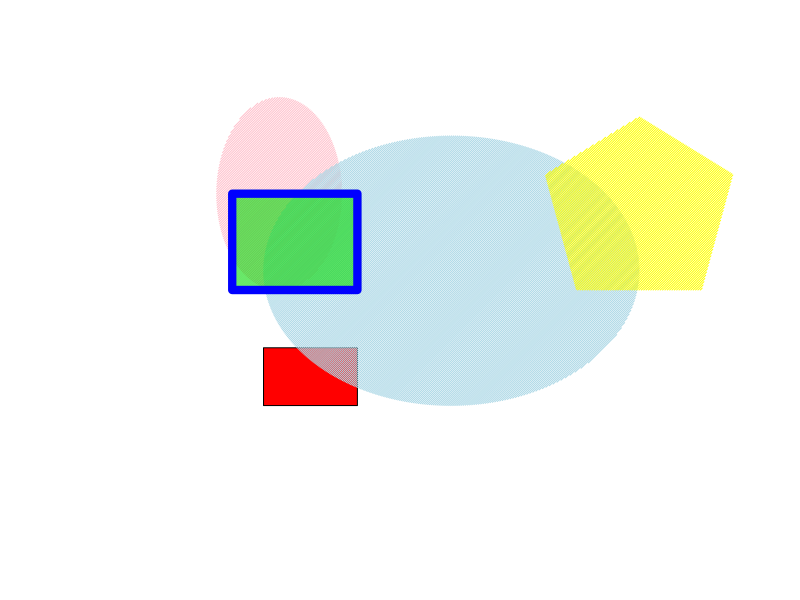

Here is the R script that generated this plot:
## ---- chunk 1
a <- (0:100)
b <- (0:100)
plot(a~b,type="n",xaxt="n",yaxt="n",xlab="",ylab="",bty="n")

s <- c(25,40,40,25,25)
q <- c(20,20,35,35,20)
polygon(s,q,col='red',border='black')

angles = seq(0, 2*pi,length=1000)
c = 27.5 +10*cos(angles)
d = 75 + 25*sin(angles)
polygon(c,d, col="pink",density=60, border=NA)

e = 55 + 30*cos(angles)
f = 55 + 35*sin(angles)
polygon(e,f,col='light blue',border=NA,density=70)

x <- c(75,95,100,85,70,75)
y <- c(50,50,80,95,80,50)
polygon(x,y,col='yellow',density=60,border=NA)

u <- c(20,40,40,20,20)
r <- c(50,50,75,75,50)
polygon(u,r,col="#00D90020",border='blue',density=80,lwd=8)
